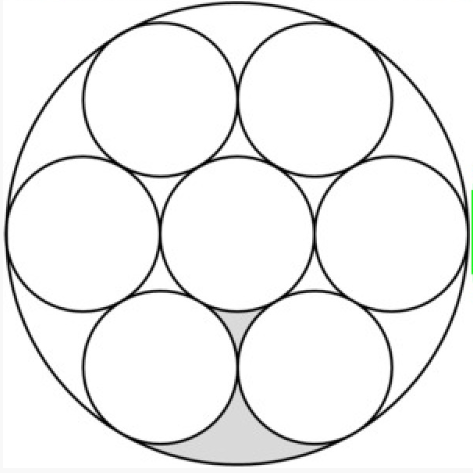
#> input picture images/8circles.png, 473 x 473 px
$ python DetectCircle.py   (older library calls are emulated)
#> lines starting #> are read from the running program, lines starting #| are printed output that depends on the picture; after the words box and inside, x2 and y2 are one past the last pixel; in counts of white or black regions, pixels touching at a corner belong together

"""
    FYP: Image Recognition: translate pictures of directed graphs to textual representations --Patrick Totzke
    Detecting Circles in Images using OpenCV and Hough Circles
    https://www.pyimagesearch.com/2014/07/21/detecting-circles-images-using-opencv-hough-circles/
"""


# import the necessary packages
# parsing command line arguments
import numpy as np
import argparse
import cv2

# construct the argument parser and parse the arguments
# ap = argparse.ArgumentParser()
# ap.add_argument("-i", "--image", required = True, help = "Path to the image")
# args = vars(ap.parse_args())

# load the image, clone it for output, and then convert it to grayscale
# houghCircle nned  8-bit, single channel image
# image = cv2.imread(args["image"])
image = cv2.imread("images/8circles.png")
#> image is the input picture: shape (473, 473, 3); mean B, G, R 240.1, 240.2, 240.1
output = image.copy()
gray = cv2.cvtColor(image, cv2.COLOR_BGR2GRAY)

# cv2.cv.CV_HOUGH_GRADIENT -> cv2.HOUGH_GRADIENT
# the CV_ prefix has been removed with opencv3, and all constants are in the cv2 submodule now
# https://answers.opencv.org/question/177506/cv2-has-no-attribute-cv_hough_gradient/
circles = cv2.HoughCircles(gray, cv2.HOUGH_GRADIENT, 1.2, 40)
#> circles = [[237, 234.6, 230.6], [160.2, 366.6, 78.48], [313.8, 366.6, 75], [159, 97.8, 77.16], [315, 99, 78.48], [81, 234.6, 77.52], [391.8, 233.4, 75.72]]
if circles is not None:
    circles = np.round(circles[0, :]).astype("int")
#> circles = [[237, 235, 231], [160, 367, 78], [314, 367, 75], [159, 98, 77], [315, 99, 78], [81, 235, 78], [392, 233, 76]]

    # loop over the (x, y) coordinates and radius of the circles
    for (x, y, r) in circles:
		# draw the circle in the output image, then draw a rectangle
		# corresponding to the center of the circle
        cv2.circle(output, (x, y), r, (0, 255, 0), 4)
        cv2.rectangle(output, (x - 5, y - 5), (x + 5, y + 5), (0, 128, 255), -1)
#> this loop made 7 passes
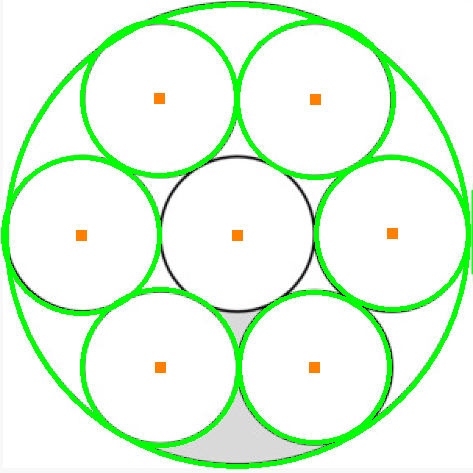
#> output: shape (473, 473, 3); 9.3% of pixels changed, all inside (x1, y1, x2, y2) = (1, 2, 471, 469)

	# show the output image
    cv2.imshow("output", np.hstack([image, output]))
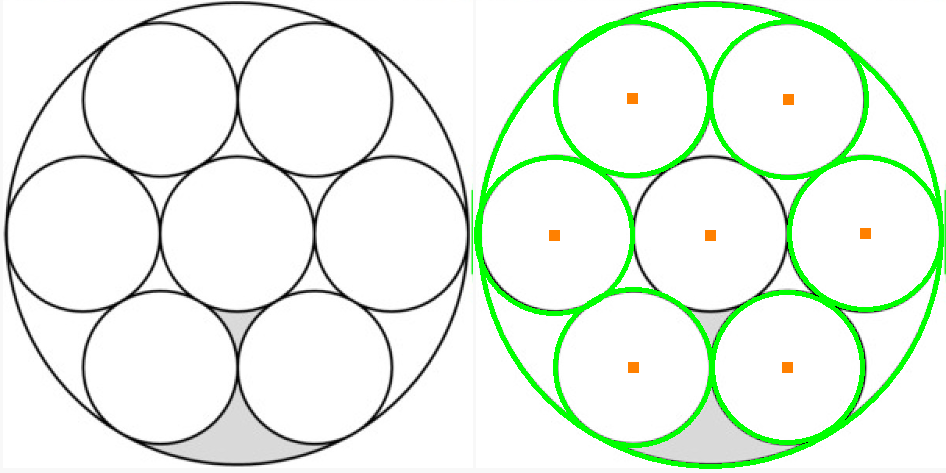
#> window 'output': shape (473, 946, 3); mean B, G, R 233.6, 245.4, 234.1
    cv2.waitKey(0)
